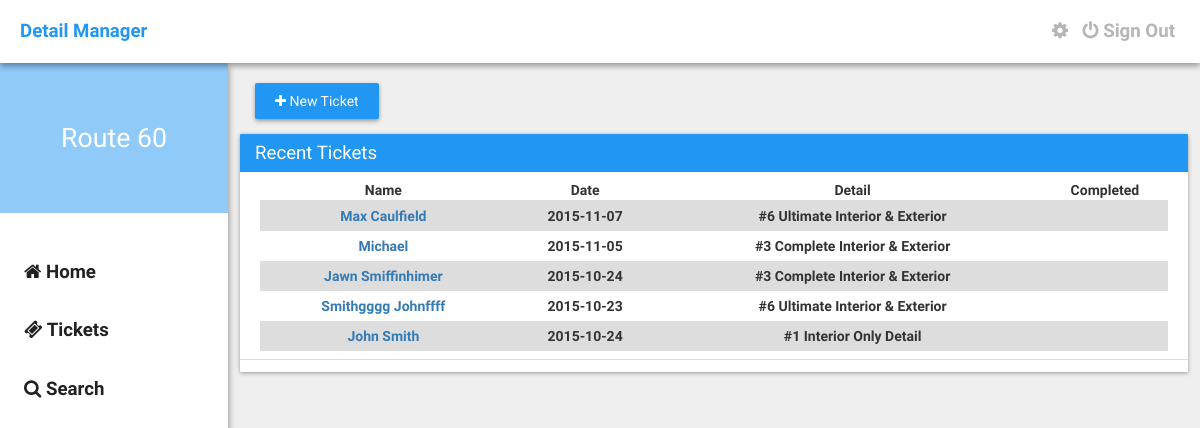
The page /tickets.php (signed in) on the database as committed earlier.
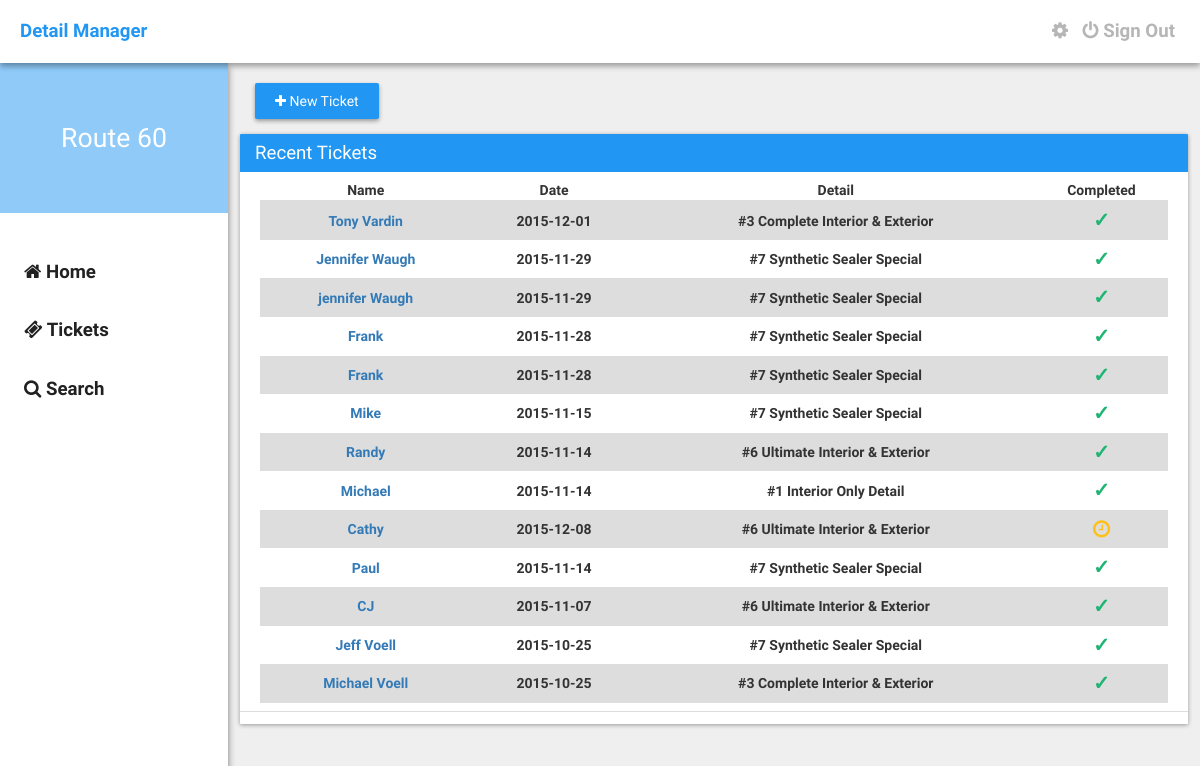
The same page on the database as committed later.
### tables this page shows
CREATE TABLE IF NOT EXISTS `detail_users` (
  `user_id` int(11) NOT NULL,
  `username` varchar(32) NOT NULL,
  `password` varchar(1024) NOT NULL,
  `email` varchar(1024) NOT NULL,
  `avatar` varchar(1024) NOT NULL DEFAULT 'http://placehold.it/300x300',
  `description` varchar(10000) NOT NULL DEFAULT 'I''m a newly registered user on HoloHex!',
  `power_rank` varchar(1024) NOT NULL DEFAULT '1',
  `active` int(11) NOT NULL DEFAULT '1',
  `type` varchar(32) NOT NULL DEFAULT 'User',
  `dob` timestamp NOT NULL DEFAULT CURRENT_TIMESTAMP
);

CREATE TABLE IF NOT EXISTS `detail_tickets` (
  `id` int(11) NOT NULL,
  `first_name` text NOT NULL,
  `last_name` text NOT NULL,
  `phone_number` varchar(32) NOT NULL,
  `date` date NOT NULL,
  `vehicle_make` text NOT NULL,
  `vehicle_model` text NOT NULL,
  `vehicle_color` text NOT NULL,
  `discount` int(11) NOT NULL,
  `services` varchar(32) NOT NULL,
  `pre_paid_done` varchar(32) NOT NULL,
  `user_id` varchar(32) NOT NULL,
  `ticket_id` varchar(32) NOT NULL,
  `notes` text NOT NULL,
  `ticket_creator` text NOT NULL
);

### assets/core/init.php (called while the page is built, shortened)
<?php
	$site = "http://".$_SERVER['SERVER_NAME']."";
	require("functions/users.php");
	if(logged_in() === true) {
		$session_user_id = $_SESSION['user_id'];
		$user_data = user_data($session_user_id, 'user_id', 'username', 'password', 'email', 'avatar', 'description', 'power_rank', 'active', 'type', 'dob');
	}

### assets/core/functions/users.php (called while the page is built, shortened)
<?php
	function user_data($user_id) {
		$user_id = (int)$user_id;
		$func_num_args = func_num_args();
		$func_get_args = func_get_args();
		if($func_num_args > 1) {
			unset($func_get_args[0]);
			$fields = '`'.implode('`, `', $func_get_args).'`';
			$data = mysql_fetch_assoc(mysql_query("SELECT $fields FROM `detail_users` WHERE `user_id`='$user_id'"));
			return $data;
		}
	}
	function logged_in() {
		return (isset($_SESSION['user_id'])) ? true : false;
	}
?>

### tickets.php (the view, shortened to what this page needs)
<?php require("./assets/core/init.php"); require("./include/navbar.php"); ?>
<?php
        $tbl_name = "detail_tickets";
        $limit = 15;
        $page = $_GET['page'];
        if($page)
            $start = ($page - 1) * $limit;
        else
            $start = 0;
        $sql = "SELECT * FROM $tbl_name ORDER BY id DESC LIMIT $start, $limit";
        $result2 = mysql_query($sql);
    ?>
	<div class="container">
		<a href="<?php echo $site; ?>/new"><div class="button-raised" style="width: auto;"><i class="fa fa-plus"></i> New Ticket</div></a>
		<div class="row">
			<div class="col-md-45">
				<div class="card">
					<div class="card-title">Recent Tickets</div>
					<div class="card-content">
						<table class="table" padding="10" style="text-align: center;">
							<thead>
								<tr>
									<th>Name</th>
									<th>Date</th>
									<th>Detail</th>
									<th>Completed</th>
								</tr>
							</thead>
							<tbody>
								<?php
								while($row = mysql_fetch_array($result2)) {
									$services = $row['services'];
									$options = $row['pre_paid_done'];
									if($services == 'wax'){
			                            $servicetitle = "Meguiar's Wax";
			                        }elseif($services == 1) {
			                            $servicetitle = "#1 Interior Only Detail";
			                        }
			                        elseif($services == 2) {
			                            $servicetitle = "#2 Exterior Only Detail";
			                        }
			                        elseif($services == 3) {
			                            $servicetitle = "#3 Complete Interior & Exterior";
			                        }
			                        elseif($services == 4) {
			                            $servicetitle = "#4 Engine Detail";
			                        }
			                        elseif($services == 5) {
			                            $servicetitle = "#5 Paint Restoration";
			                        }
			                        elseif($services == 6) {
			                            $servicetitle = "#6 Ultimate Interior & Exterior";
			                        }
			                        elseif($services == 7) {
                                        $servicetitle = "#7 Synthetic Sealer Special";
                                    }
                                    elseif($services == "hw") {
                                        $servicetitle = "Hand Wash - Car";
                                    }
                                    elseif($services == "hwfs") {
                                        $servicetitle = "Hand Wash - Car w/ Full Service";
                                    }
                                    elseif($services == "hwsuv") {
                                        $servicetitle = "Hand Wash - SUV";
                                    }
                                    elseif($services == "hwsuvfs") {
                                        $servicetitle = "Hand Wash - SUV w/ Full Service";
                                    }
			                        if($options == 'Prepaid') {
			                            $option = "<center><h6 style='color: #E14747; margin: 0px; font-size: 20px;'>X</h6></center>";
			                        }elseif($options == 'Paid/Completed') {
			                            $option = "<center><h6 style='color: #20B473; margin: 0px; font-size: 20px;'>&check;</h6></center>";
			                        }elseif($options == 'Appointment') {
                                        $option = "<center><h6 style='color: #FFC017; margin: 0px; font-size: 20px;'><i class='fa fa-clock-o'></i></h6></center>";
                                    }
			                        echo '<tr>';
			                        echo '<td><a href="'.$site.'/ticket?id='.$row['ticket_id'].'">'.$row['first_name'].' '.$row['last_name'].'</a></td>';
			                        echo '<td>'.$row['date'].'</td>';
			                        echo '<td>'.$servicetitle.'</td>';
			                        echo '<td>'.$option.'</td>';
			                        echo '</tr>';
								}
							?>
							</tbody>
						</table>
					</div>
					<div class="card-footer">
					</div>
				</div>
			</div>
		</div>
	</div>
<?php require("./include/footer.php"); ?>

### include/navbar.php (shortened to what this page needs)
<!DOCTYPE html>
<html>
<head>
	<link rel="stylesheet" type="text/css" href="<?php echo $site; ?>/assets/css/bootstrap.min.css">
	<link rel="stylesheet" type="text/css" href="<?php echo $site; ?>/assets/css/main.css" />
	<link rel="stylesheet" href="https://maxcdn.bootstrapcdn.com/font-awesome/4.4.0/css/font-awesome.min.css">
</head>
<body>
	<div class="nav">
		<a href="<?php echo $site; ?>" class="brand">Detail Manager</a>
		<div class="right">
			<?php
				if(logged_in() === true) {
					if($user_data['username'] == "route60admin") {
						echo '<a href="'.$site.'/settings" class="navigation"><i class="fa fa-cog"></i></a>';
					}else{
						echo '';
					}
				}else{
					echo '';
				}
			?>
			<?php
				if(logged_in() === true) {
					echo '<a href="/signout" class="navigation"><i class="fa fa-power-off"></i> Sign Out</a>';
				}else{
					echo '<a href="/signin" class="navigation"><i class="fa fa-power-off"></i> Sign In</a>';
				}
			?>
		</div>
	</div>
	<div class="left-nav">
		<div class="header">
			<div class="brand">
				<?php
					if(logged_in() === true) {
						echo $user_data['description'];
					}else{
						echo "Guest";
					}
				?>
			</div>
		</div>
		<div class="links">
			<a href="<?php echo $site; ?>"><i class="fa fa-home"></i> Home</a>
			<a href="<?php echo $site; ?>/tickets?page=1"><i class="fa fa-ticket"></i> Tickets</a>
			<a href="#"><i class="fa fa-search"></i> Search</a>
		</div>
	</div>

### include/footer.php
</body>
</html>

### assets/css/main.css (style rules this page uses)
body { margin: 0px; padding: 0px; height: 100%; font-weight: bold; min-height: 100%; background: #EFEFEF; font-family: "RobotoDraft", Arial, sans-serif, Helvetica; }
.right { float: right; }
.nav { width: 100%; z-index: 9999; font-size: 14pt; padding: 18px 20px; position: relative; background: #FFFFFF; box-sizing: border-box; -moz-box-sizing: border-box; -webkit-box-sizing: border-box; box-shadow: 0 3px 6px rgba(0, 0, 0, 0.37); }
.nav > .brand { color: #2196F3; font-weight: bold; text-decoration: none; transition: all 0.18s ease; }
.nav > .right > a { color: #B6B6B6; margin-left: 5px; margin-right: 5px; transition: all 0.18s ease; }
.left-nav { width: 19%; height: 100%; z-index: 9998; position: fixed; background: #FFFFFF; box-shadow: 0 4px 7px rgba(0, 0, 0, 0.49); }
.left-nav > .header { width: 100%; height: 150px; background: url(http://www.lirent.net/wp-content/uploads/2014/10/Google-Now-Wallpaper-1-800x450.png); background-size: cover; }
.left-nav > .header > .brand { width: 100%; color: #FFFFFF; font-size: 20pt; font-weight: 200; line-height: 150px; text-align: center; background: rgba(33, 150, 243, 0.5); }
.left-nav > .links { width: 100%; margin-top: 30px; }
.left-nav > .links > a { width: 100%; color: #212121; display: block; font-size: 14pt; padding: 16px 24px; text-decoration: none; box-sizing: border-box; transition: all 0.18s ease; -moz-box-sizing: border-box; -webkit-box-sizing: border-box; }
.container { width: 79%; float: right; margin-top: 20px; margin-left: 20px; margin-right: 12px; }
.card { width: 100%; margin-top: 15px; border-radius: 1px; margin-bottom: 15px; background: #FFFFFF; box-shadow: 0 1px 4px rgba(0, 0, 0, 0.37); }
.card > .card-title { color: #FFFFFF; font-size: 14pt; font-weight: 300; padding: 6px 15px; background: #2196F3; border-top-left-radius: 1px; border-top-right-radius: 1px; }
.card > .card-content { padding: 8px 20px; }
.card > .card-footer { padding: 6px 15px; border-top: 1px solid #DDDDDD; }
.table { width: 100%; }
.table > thead > tr { padding: 1px 5px; border-bottom: 1px solid #DDDDDD; }
.table > tbody > tr:nth-child(odd) { background: #DDDDDD; }
td { padding: 5px; }
.button-raised { width: 100%; border: none; color: #FFFFFF; font-weight: 500; padding: 8px 20px; text-align: center; border-radius: 2px; background: #2196F3; display: inline-block; transition: all 0.3s ease; box-shadow: 0 2px 4px rgba(0, 0, 0, 0.37); }

Rows that differ between the two databases and show on the page:
removed detail_tickets: first_name "Jawn", last_name "Smiffinhimer", date "2015-10-24", services "#3 Complete Interior & Exterior"
removed detail_tickets: first_name "Smithgggg", last_name "Johnffff", date "2015-10-23", services "#6 Ultimate Interior & Exterior"
removed detail_tickets: first_name "John", last_name "Smith", date "2015-10-24", services "#1 Interior Only Detail"
added detail_tickets: first_name "Tony", last_name "Vardin", date "2015-12-01", services "#3 Complete Interior & Exterior"
added detail_tickets: first_name "Jennifer", last_name "Waugh", date "2015-11-29", services "#7 Synthetic Sealer Special"
added detail_tickets: first_name "jennifer", last_name "Waugh", date "2015-11-29", services "#7 Synthetic Sealer Special"
added detail_tickets: first_name "Frank", date "2015-11-28", services "#7 Synthetic Sealer Special"
added detail_tickets: first_name "Frank", date "2015-11-28", services "#7 Synthetic Sealer Special"
added detail_tickets: first_name "Mike", date "2015-11-15", services "#7 Synthetic Sealer Special"
added detail_tickets: first_name "Randy", date "2015-11-14", services "#6 Ultimate Interior & Exterior"
added detail_tickets: first_name "Michael", date "2015-11-14", services "#1 Interior Only Detail"
added detail_tickets: first_name "Cathy", date "2015-12-08", services "#6 Ultimate Interior & Exterior", pre_paid_done "Appointment" (drawn)
added detail_tickets: first_name "Paul", date "2015-11-14", services "#7 Synthetic Sealer Special"
added detail_tickets: first_name "CJ", date "2015-11-07", services "#6 Ultimate Interior & Exterior"
changed detail_tickets: first_name "Max" → "Jeff"; last_name "Caulfield" → "Voell"; date "2015-11-07" → "2015-10-25"; services "#6 Ultimate Interior & Exterior" → "#7 Synthetic Sealer Special"; now shows "✓"
changed detail_tickets (number 13 of 13 on the later page): last_name (not shown) → "Voell"; date "2015-11-05" → "2015-10-25"; pre_paid_done "Completed" → "Paid/Completed" (drawn)
